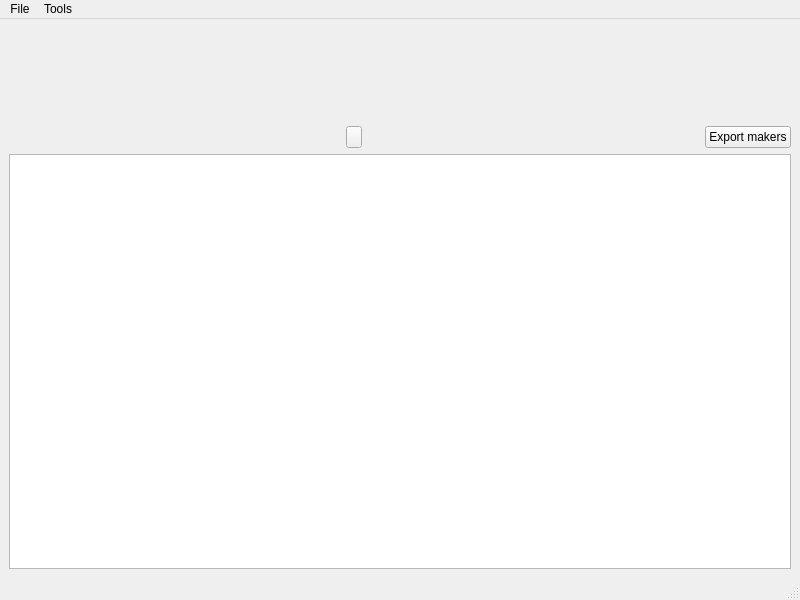
<?xml version="1.0" encoding="UTF-8"?>
<ui version="4.0">
 <class>MainWindow</class>
 <widget class="QMainWindow" name="MainWindow">
  <property name="geometry">
   <rect>
    <x>0</x>
    <y>0</y>
    <width>800</width>
    <height>600</height>
   </rect>
  </property>
  <property name="windowTitle">
   <string>MainWindow</string>
  </property>
  <widget class="QWidget" name="centralwidget">
   <layout class="QVBoxLayout" name="verticalLayout_3">
    <item>
     <layout class="QVBoxLayout" name="verticalLayout_2">
      <item>
       <widget class="QWidget" name="waveform" native="true">
        <property name="minimumSize">
         <size>
          <width>0</width>
          <height>92</height>
         </size>
        </property>
        <property name="maximumSize">
         <size>
          <width>16777215</width>
          <height>92</height>
         </size>
        </property>
       </widget>
      </item>
      <item>
       <layout class="QVBoxLayout" name="infocontainer">
        <item>
         <layout class="QHBoxLayout" name="horizontalLayout">
          <item>
           <spacer name="horizontalSpacer">
            <property name="orientation">
             <enum>Qt::Horizontal</enum>
            </property>
            <property name="sizeHint" stdset="0">
             <size>
              <width>40</width>
              <height>20</height>
             </size>
            </property>
           </spacer>
          </item>
          <item>
           <widget class="QPushButton" name="pushButton">
            <property name="sizePolicy">
             <sizepolicy hsizetype="Fixed" vsizetype="Fixed">
              <horstretch>0</horstretch>
              <verstretch>0</verstretch>
             </sizepolicy>
            </property>
            <property name="minimumSize">
             <size>
              <width>16</width>
              <height>0</height>
             </size>
            </property>
            <property name="maximumSize">
             <size>
              <width>16</width>
              <height>16777215</height>
             </size>
            </property>
            <property name="icon">
             <iconset>
              <normaloff>icon_play.png</normaloff>icon_play.png</iconset>
            </property>
            <property name="flat">
             <bool>false</bool>
            </property>
           </widget>
          </item>
          <item>
           <spacer name="horizontalSpacer_2">
            <property name="orientation">
             <enum>Qt::Horizontal</enum>
            </property>
            <property name="sizeHint" stdset="0">
             <size>
              <width>40</width>
              <height>20</height>
             </size>
            </property>
           </spacer>
          </item>
          <item>
           <widget class="QPushButton" name="exportBtn">
            <property name="text">
             <string>Export makers</string>
            </property>
           </widget>
          </item>
         </layout>
        </item>
        <item>
         <widget class="QTextEdit" name="code">
          <property name="readOnly">
           <bool>true</bool>
          </property>
          <property name="html">
           <string>&lt;!DOCTYPE HTML PUBLIC &quot;-//W3C//DTD HTML 4.0//EN&quot; &quot;http://www.w3.org/TR/REC-html40/strict.dtd&quot;&gt;
&lt;html&gt;&lt;head&gt;&lt;meta name=&quot;qrichtext&quot; content=&quot;1&quot; /&gt;&lt;meta charset=&quot;utf-8&quot; /&gt;&lt;style type=&quot;text/css&quot;&gt;
p, li { white-space: pre-wrap; }
hr { height: 1px; border-width: 0; }
li.unchecked::marker { content: &quot;\2610&quot;; }
li.checked::marker { content: &quot;\2612&quot;; }
&lt;/style&gt;&lt;/head&gt;&lt;body style=&quot; font-family:'Segoe UI'; font-size:9pt; font-weight:400; font-style:normal;&quot;&gt;
&lt;p style=&quot;-qt-paragraph-type:empty; margin-top:0px; margin-bottom:0px; margin-left:0px; margin-right:0px; -qt-block-indent:0; text-indent:0px;&quot;&gt;&lt;br /&gt;&lt;/p&gt;&lt;/body&gt;&lt;/html&gt;</string>
          </property>
         </widget>
        </item>
       </layout>
      </item>
     </layout>
    </item>
   </layout>
  </widget>
  <widget class="QMenuBar" name="menubar">
   <property name="geometry">
    <rect>
     <x>0</x>
     <y>0</y>
     <width>800</width>
     <height>22</height>
    </rect>
   </property>
   <widget class="QMenu" name="menuFile">
    <property name="title">
     <string>File</string>
    </property>
    <addaction name="actionOpen"/>
    <addaction name="actionExport_markers"/>
    <addaction name="actionClose"/>
   </widget>
   <widget class="QMenu" name="menuTools">
    <property name="title">
     <string>Tools</string>
    </property>
    <addaction name="actionBulk_export"/>
   </widget>
   <addaction name="menuFile"/>
   <addaction name="menuTools"/>
  </widget>
  <widget class="QStatusBar" name="statusbar"/>
  <action name="actionOpen">
   <property name="text">
    <string>Open</string>
   </property>
   <property name="shortcut">
    <string>Ctrl+O</string>
   </property>
  </action>
  <action name="actionExport_markers">
   <property name="text">
    <string>Export markers</string>
   </property>
   <property name="shortcut">
    <string>Ctrl+E, Ctrl+S</string>
   </property>
  </action>
  <action name="actionClose">
   <property name="text">
    <string>Close</string>
   </property>
  </action>
  <action name="actionBulk_export">
   <property name="text">
    <string>Bulk export</string>
   </property>
  </action>
 </widget>
 <resources/>
 <connections/>
</ui>
